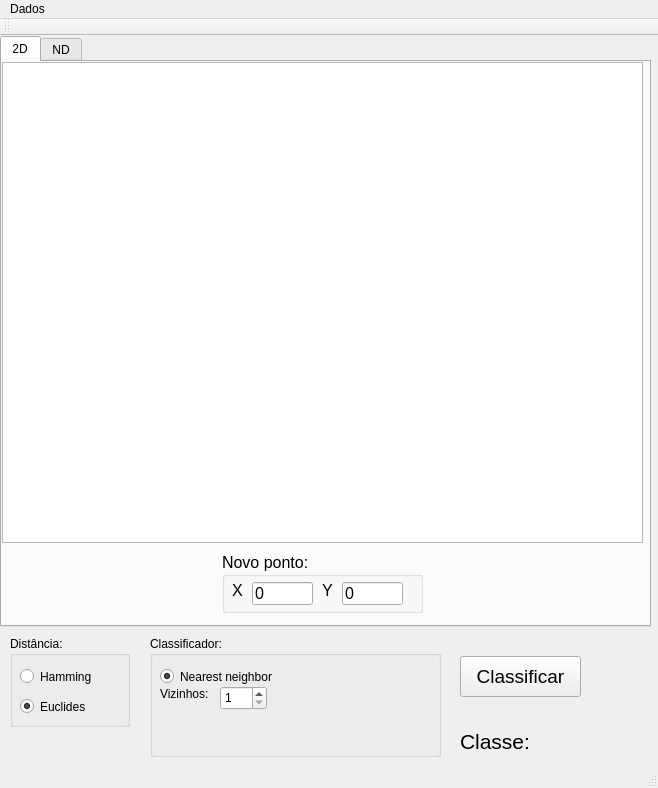
<?xml version="1.0" encoding="UTF-8"?>
<ui version="4.0">
 <class>MainWindow</class>
 <widget class="QMainWindow" name="MainWindow">
  <property name="geometry">
   <rect>
    <x>0</x>
    <y>0</y>
    <width>658</width>
    <height>788</height>
   </rect>
  </property>
  <property name="windowTitle">
   <string>MainWindow</string>
  </property>
  <widget class="QWidget" name="centralWidget">
   <widget class="QTabWidget" name="tabWidget">
    <property name="geometry">
     <rect>
      <x>0</x>
      <y>0</y>
      <width>651</width>
      <height>591</height>
     </rect>
    </property>
    <property name="currentIndex">
     <number>0</number>
    </property>
    <widget class="QWidget" name="tab">
     <attribute name="title">
      <string>2D</string>
     </attribute>
     <widget class="Canvas" name="graphicsView">
      <property name="geometry">
       <rect>
        <x>0</x>
        <y>0</y>
        <width>641</width>
        <height>481</height>
       </rect>
      </property>
     </widget>
     <widget class="QGroupBox" name="groupBox">
      <property name="geometry">
       <rect>
        <x>220</x>
        <y>490</y>
        <width>201</width>
        <height>61</height>
       </rect>
      </property>
      <property name="font">
       <font>
        <pointsize>12</pointsize>
       </font>
      </property>
      <property name="title">
       <string>Novo ponto:</string>
      </property>
      <widget class="QLabel" name="label_2">
       <property name="geometry">
        <rect>
         <x>10</x>
         <y>30</y>
         <width>21</width>
         <height>16</height>
        </rect>
       </property>
       <property name="text">
        <string>X</string>
       </property>
      </widget>
      <widget class="QLabel" name="label_5">
       <property name="geometry">
        <rect>
         <x>100</x>
         <y>30</y>
         <width>21</width>
         <height>16</height>
        </rect>
       </property>
       <property name="text">
        <string>Y</string>
       </property>
      </widget>
      <widget class="QLineEdit" name="ponto_x">
       <property name="geometry">
        <rect>
         <x>30</x>
         <y>30</y>
         <width>61</width>
         <height>23</height>
        </rect>
       </property>
       <property name="text">
        <string>0</string>
       </property>
      </widget>
      <widget class="QLineEdit" name="ponto_y">
       <property name="geometry">
        <rect>
         <x>120</x>
         <y>30</y>
         <width>61</width>
         <height>23</height>
        </rect>
       </property>
       <property name="text">
        <string>0</string>
       </property>
      </widget>
     </widget>
    </widget>
    <widget class="QWidget" name="tab_2">
     <attribute name="title">
      <string>ND</string>
     </attribute>
     <widget class="QLabel" name="label_4">
      <property name="geometry">
       <rect>
        <x>10</x>
        <y>10</y>
        <width>291</width>
        <height>16</height>
       </rect>
      </property>
      <property name="font">
       <font>
        <pointsize>14</pointsize>
       </font>
      </property>
      <property name="text">
       <string>Ponto (separar com espaço):</string>
      </property>
     </widget>
     <widget class="QLineEdit" name="novo_ponto">
      <property name="geometry">
       <rect>
        <x>290</x>
        <y>10</y>
        <width>351</width>
        <height>23</height>
       </rect>
      </property>
     </widget>
    </widget>
   </widget>
   <widget class="QLabel" name="label">
    <property name="geometry">
     <rect>
      <x>460</x>
      <y>690</y>
      <width>81</width>
      <height>31</height>
     </rect>
    </property>
    <property name="font">
     <font>
      <pointsize>16</pointsize>
     </font>
    </property>
    <property name="text">
     <string>Classe:</string>
    </property>
   </widget>
   <widget class="QLabel" name="classe_label">
    <property name="geometry">
     <rect>
      <x>540</x>
      <y>700</y>
      <width>57</width>
      <height>15</height>
     </rect>
    </property>
    <property name="font">
     <font>
      <pointsize>16</pointsize>
     </font>
    </property>
    <property name="text">
     <string/>
    </property>
   </widget>
   <widget class="QGroupBox" name="distancia_group">
    <property name="geometry">
     <rect>
      <x>10</x>
      <y>600</y>
      <width>120</width>
      <height>91</height>
     </rect>
    </property>
    <property name="title">
     <string>Distância:</string>
    </property>
    <widget class="QRadioButton" name="hamming_radio">
     <property name="geometry">
      <rect>
       <x>10</x>
       <y>30</y>
       <width>100</width>
       <height>21</height>
      </rect>
     </property>
     <property name="text">
      <string>Hamming</string>
     </property>
     <property name="checked">
      <bool>false</bool>
     </property>
    </widget>
    <widget class="QRadioButton" name="euclides_radio">
     <property name="geometry">
      <rect>
       <x>10</x>
       <y>60</y>
       <width>100</width>
       <height>21</height>
      </rect>
     </property>
     <property name="text">
      <string>Euclides</string>
     </property>
     <property name="checked">
      <bool>true</bool>
     </property>
    </widget>
   </widget>
   <widget class="QGroupBox" name="classificador_group">
    <property name="geometry">
     <rect>
      <x>150</x>
      <y>600</y>
      <width>291</width>
      <height>121</height>
     </rect>
    </property>
    <property name="title">
     <string>Classificador: </string>
    </property>
    <widget class="QRadioButton" name="neighbor_radio">
     <property name="geometry">
      <rect>
       <x>10</x>
       <y>30</y>
       <width>131</width>
       <height>21</height>
      </rect>
     </property>
     <property name="text">
      <string>Nearest neighbor</string>
     </property>
     <property name="checked">
      <bool>true</bool>
     </property>
    </widget>
    <widget class="QLabel" name="label_3">
     <property name="geometry">
      <rect>
       <x>10</x>
       <y>50</y>
       <width>61</width>
       <height>16</height>
      </rect>
     </property>
     <property name="text">
      <string>Vizinhos:</string>
     </property>
    </widget>
    <widget class="QSpinBox" name="numero_vizinhos">
     <property name="geometry">
      <rect>
       <x>70</x>
       <y>50</y>
       <width>47</width>
       <height>24</height>
      </rect>
     </property>
     <property name="minimum">
      <number>1</number>
     </property>
     <property name="maximum">
      <number>10</number>
     </property>
    </widget>
   </widget>
   <widget class="QPushButton" name="pushButton">
    <property name="geometry">
     <rect>
      <x>460</x>
      <y>620</y>
      <width>121</width>
      <height>41</height>
     </rect>
    </property>
    <property name="font">
     <font>
      <pointsize>14</pointsize>
     </font>
    </property>
    <property name="text">
     <string>Classificar</string>
    </property>
   </widget>
  </widget>
  <widget class="QMenuBar" name="menuBar">
   <property name="geometry">
    <rect>
     <x>0</x>
     <y>0</y>
     <width>658</width>
     <height>20</height>
    </rect>
   </property>
   <widget class="QMenu" name="entrada_menu">
    <property name="title">
     <string>Dados</string>
    </property>
    <addaction name="carregar_arquivo"/>
    <addaction name="gerar_espiral"/>
    <addaction name="gerar_aleatorio"/>
   </widget>
   <addaction name="entrada_menu"/>
  </widget>
  <widget class="QToolBar" name="mainToolBar">
   <attribute name="toolBarArea">
    <enum>TopToolBarArea</enum>
   </attribute>
   <attribute name="toolBarBreak">
    <bool>false</bool>
   </attribute>
  </widget>
  <widget class="QStatusBar" name="statusBar"/>
  <action name="carregar_arquivo">
   <property name="text">
    <string>Carregar arquivo</string>
   </property>
  </action>
  <action name="gerar_espiral">
   <property name="text">
    <string>Gerar espiral</string>
   </property>
  </action>
  <action name="gerar_aleatorio">
   <property name="text">
    <string>Gerar dados aleatórios</string>
   </property>
  </action>
 </widget>
 <layoutdefault spacing="6" margin="11"/>
 <customwidgets>
  <customwidget>
   <class>Canvas</class>
   <extends>QGraphicsView</extends>
   <header>canvas.h</header>
  </customwidget>
 </customwidgets>
 <resources/>
 <connections>
  <connection>
   <sender>gerar_espiral</sender>
   <signal>triggered()</signal>
   <receiver>MainWindow</receiver>
   <slot>gerarEspiral()</slot>
   <hints>
    <hint type="sourcelabel">
     <x>-1</x>
     <y>-1</y>
    </hint>
    <hint type="destinationlabel">
     <x>19</x>
     <y>74</y>
    </hint>
   </hints>
  </connection>
  <connection>
   <sender>pushButton</sender>
   <signal>clicked()</signal>
   <receiver>MainWindow</receiver>
   <slot>classificar()</slot>
   <hints>
    <hint type="sourcelabel">
     <x>507</x>
     <y>657</y>
    </hint>
    <hint type="destinationlabel">
     <x>524</x>
     <y>429</y>
    </hint>
   </hints>
  </connection>
  <connection>
   <sender>gerar_aleatorio</sender>
   <signal>triggered()</signal>
   <receiver>MainWindow</receiver>
   <slot>gerarAleatorio()</slot>
   <hints>
    <hint type="sourcelabel">
     <x>-1</x>
     <y>-1</y>
    </hint>
    <hint type="destinationlabel">
     <x>19</x>
     <y>74</y>
    </hint>
   </hints>
  </connection>
  <connection>
   <sender>carregar_arquivo</sender>
   <signal>triggered()</signal>
   <receiver>MainWindow</receiver>
   <slot>carregarArquivo()</slot>
   <hints>
    <hint type="sourcelabel">
     <x>-1</x>
     <y>-1</y>
    </hint>
    <hint type="destinationlabel">
     <x>328</x>
     <y>393</y>
    </hint>
   </hints>
  </connection>
 </connections>
 <slots>
  <slot>gerarEspiral()</slot>
  <slot>classificar()</slot>
  <slot>definirClassificador()</slot>
  <slot>definirDistancia()</slot>
  <slot>gerarAleatorio()</slot>
  <slot>carregarArquivo()</slot>
 </slots>
</ui>
